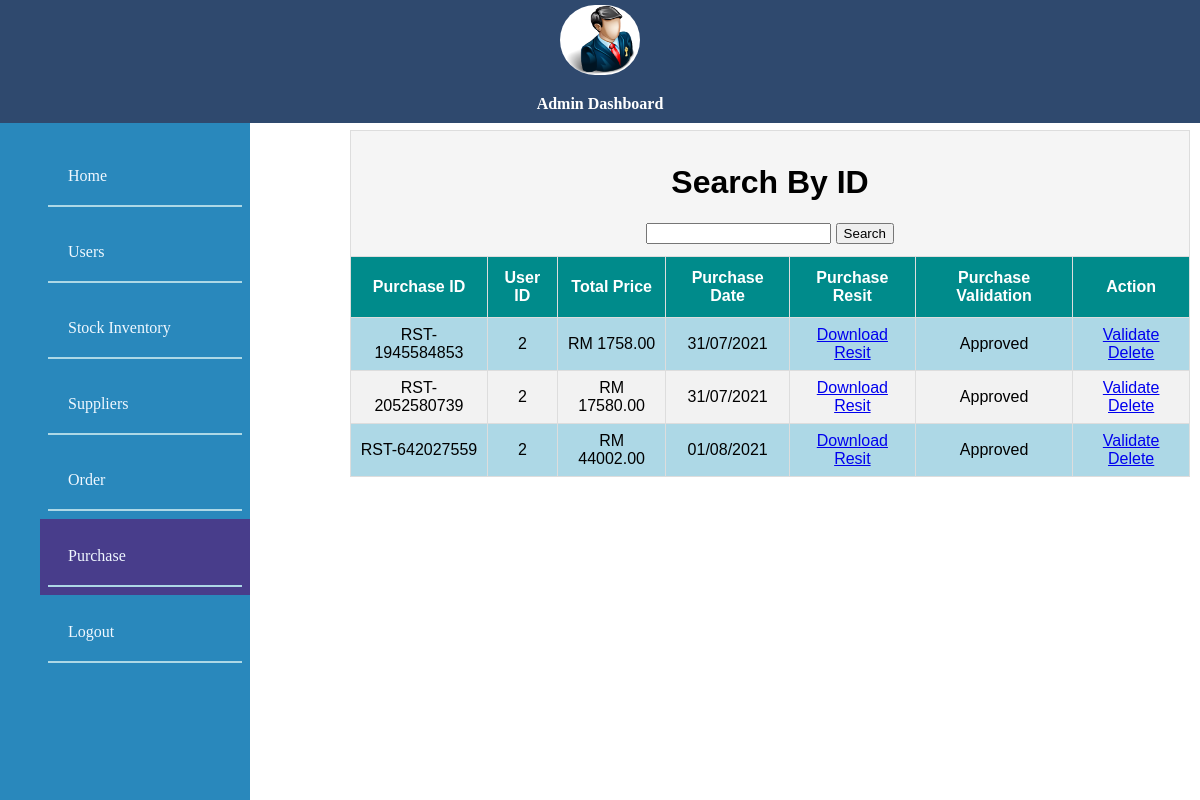
/purchase.php (signed in), run on the app's committed database.
### tables this page shows
CREATE TABLE `purchase` (
  `purchase_id` varchar(100) NOT NULL,
  `id` int(11) NOT NULL,
  `total_price` varchar(100) NOT NULL,
  `purchase_date` date NOT NULL,
  `payment_resit` varchar(200) NOT NULL,
  `purchase_validation` varchar(100) NOT NULL
);

### purchase.php (the view, shortened to what this page needs)
<?php include('server.php') ?>
<!DOCTYPE html>
<html>
<head>
	<link rel="stylesheet" type="text/css" href="asset/css/style.css?<?php echo date('l jS \of F Y h:i:s A'); ?>">
	</head>
<body>
<div id="header">
	<center><img src="asset/img/admin.png" alt = "admin" id="adminlogo" width="80px" height="70px"><br> <p style="font-family:verdana;  font-weight: bolder;color: white;">Admin Dashboard</p></center>
	</div>
<div class="sidebar">
	<ul style="color: whitesmoke;">
		<a href="admin.php" style="text-decoration: none; color: aliceblue;"><li>Home</li></a>
		<a href="users.php" style="text-decoration: none; color: aliceblue;"><li>Users</li></a>
		<a href="inventory.php" style="text-decoration: none; color: aliceblue;"><li>Stock Inventory</li></a>
		<a href="suppliers.php" style="text-decoration: none; color: aliceblue;"><li>Suppliers</li></a>
		<a href="order.php" style="text-decoration: none; color: aliceblue;"><li>Order</li></a>
		<a class="active" href="purchase.php" style="text-decoration: none; color: aliceblue;"><li>Purchase</li></a>
		<a onclick="if (!confirm('Are you sure you want to logout?')) return false;" href="admin.php?logout='1'" style="text-decoration: none; color: aliceblue;"><li>Logout</li></a>
	</ul>
	</div>
<table style="margin-top: 130px;" id="user">
	<tr>
		<th style="background-color: whitesmoke; color:black;" colspan="7">
	<h1>Search By ID</h1>
<form action="" method="POST">
<input type="text" name="purchase_id">
<input type="submit" name="search" value="Search">
</form>
		</th>
	</tr>
<tr>
<th>Purchase ID</th>
<th>User ID</th>
<th>Total Price</th>
<th>Purchase Date</th>
<th>Purchase Resit</th>
<th>Purchase Validation</th>
<th>Action</th>
</tr>
<?php
$sql = 'SELECT * from purchase';
$result = mysqli_query($db, $sql);
if (mysqli_num_rows($result) > 0) {
while($row = mysqli_fetch_assoc($result)) { ?>
<td>
<?php echo $row['purchase_id']; ?>
</td>
<td>
<?php echo $row['id']; ?>
</td>
<td>
RM <?php echo $row['total_price']; ?>.00
</td>
<td>
<?php echo date("d/m/Y", strtotime($row['purchase_date'])); ?>
</td>
	<td>
<a href="download.php?payment_resit=<?php echo $row['payment_resit']; ?>">Download Resit</a>
</td>
<td>
<?php echo $row['purchase_validation']; ?>
</td>
<td>
	<a href="editPurchase.php?purchase_id=<?php echo $row['purchase_id']; ?>">Validate</a>
	<a onclick="if (!confirm('Are you sure you want to delete this Item?')) return false;" href="deletePurchase.php?purchase_id=<?php echo $row['purchase_id']; ?>">Delete</a>
</td>
<?php
}
} else {
echo "<tr>
<td style='padding: 50px; font-size: 30px;' colspan='7'>
Currently there is No Purchase  Yet.
</td>
</tr>";
}
?>
</table>
	</body>
</html>

### asset/css/style.css (style rules this page uses)
body { margin: 0px; border:0px; }
img { margin-top: 5px; }
h2,h1 { text-align: center; }
#header { width: 100%; overflow: hidden; height: 123px; background: #2f496e; color: black; position: fixed; top: 0; }
.sidebar { margin: 0; padding: 0; width: 250px; background: #2988bc; position: fixed; height: 100%; overflow: auto; top: 123px; }
.sidebar a { display: block; color: black; padding: 8px; text-decoration: none; }
.sidebar a.active { background-color: darkslateblue; color: white; }
#adminlogo { background: white; border-radius: 50px; }
ul li { padding: 20px; border-bottom: 2px solid lightblue; list-style-type: none; }
table { font-family: Arial, Helvetica, sans-serif; border-collapse: collapse; width: 70%; text-align: center; margin-top: 20px; margin-left:350px; background-color: lightblue; margin-bottom: 50px; }
table td,th { border: 1px solid #ddd; padding: 8px; }
table tr:nth-child(even) { background-color: #f2f2f2; }
table th { padding-top: 12px; padding-bottom: 12px; text-align: center; background-color:darkcyan; color: white; }

### data on the page
purchase: purchase_id "RST-1945584853", id "2", total_price "1758", purchase_date "31/07/2021", purchase_validation "Approved"
purchase: purchase_id "RST-2052580739", id "2", total_price "17580", purchase_date "31/07/2021", purchase_validation "Approved"
purchase: purchase_id "RST-642027559", id "2", total_price "44002", purchase_date "01/08/2021", purchase_validation "Approved"
